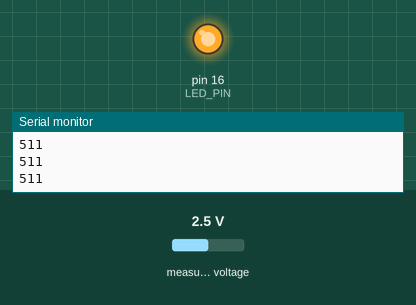
Recording of a sketch running on a simulated Arduino Uno, built with avr-gcc and run on an emulated ATmega328P. On the bench: output pins drawn as LEDs (lit = HIGH), the last lines printed to the serial monitor. The test bench sets the inputs (shaded band); at power-on: measured voltage 2.5 V.

Above: at 1.2 s.
1.3 s: measured voltage set to 2.1 V
4.3 s: measured voltage set to 1.8 V
At 5.3 s:
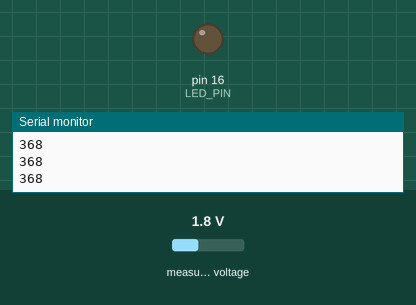
5.8 s: measured voltage set to 2.5 V
At 6.3 s:
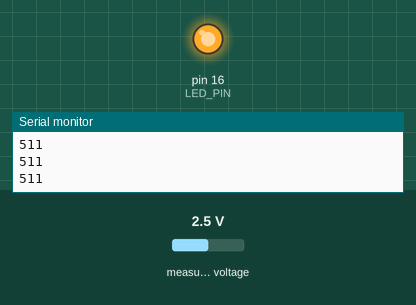
7.3 s: measured voltage set to 0.1 V
At 8.8 s:
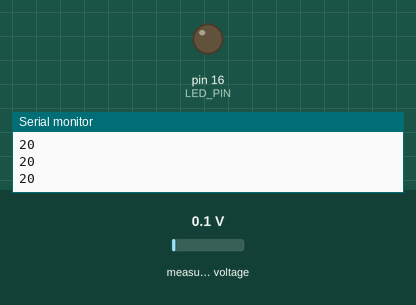
Timing chart, 0 to 9.8 s (numbered marks = the images above; inputs shaded):
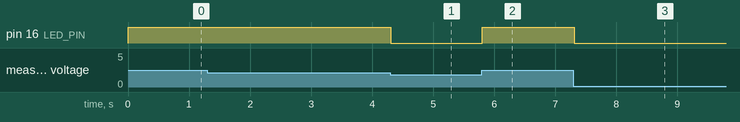

The sketch:

TestingMCP3008_ReadingData.ino
```cpp
#include <Adafruit_MCP3008.h>

#define LED_PIN 16 // Define the pin for the LED

Adafruit_MCP3008 adc;

void setup() {
  Serial.begin(9600);
  while (!Serial);

  Serial.println(" ");
  Serial.println(" ");
  Serial.println("MCP3008 simple test.");

  // Initialize the LED pin as OUTPUT
  pinMode(LED_PIN, OUTPUT);

  // Initialize the MCP3008
  adc.begin();
}

void loop() {
  boolean ledOn = false; // Flag to indicate if LED should be turned on

  // for (int chan=0; chan<8; chan++) {
  //   int value = adc.readADC(chan);
  //   Serial.print(value); Serial.print("\t");

  //   if (value > 400) {
  //     ledOn = true;
  //   }
  // }

  int chan = 0;
  int value = adc.readADC(chan);
  Serial.print(value); Serial.print("\t");

  if (value > 400) {
    ledOn = true;
  }

  // Turn on the LED if any of the channels read a value past 600
  if (ledOn) {
    digitalWrite(LED_PIN, HIGH);
  } else {
    digitalWrite(LED_PIN, LOW);
  }

  Serial.println();

  delayMicroseconds(23);
}
```

Measured:
- the behaviour switches between 2 and 1.9 V on measured voltage (found by bisection; images 0 and 1)
- after the input at 4.3 s, pin 16 (LED_PIN): HIGH → LOW at once
- after the input at 5.8 s, pin 16 (LED_PIN): LOW → HIGH at once
- after the input at 7.3 s, pin 16 (LED_PIN): HIGH → LOW at once
